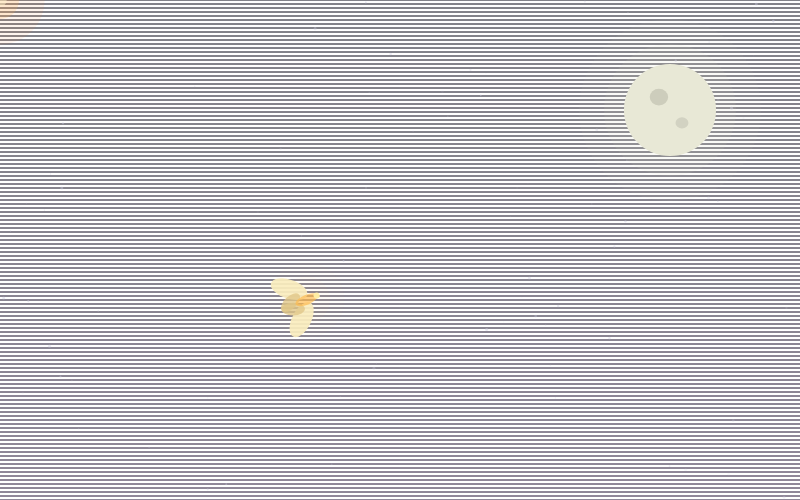
Frame 1 (no input)
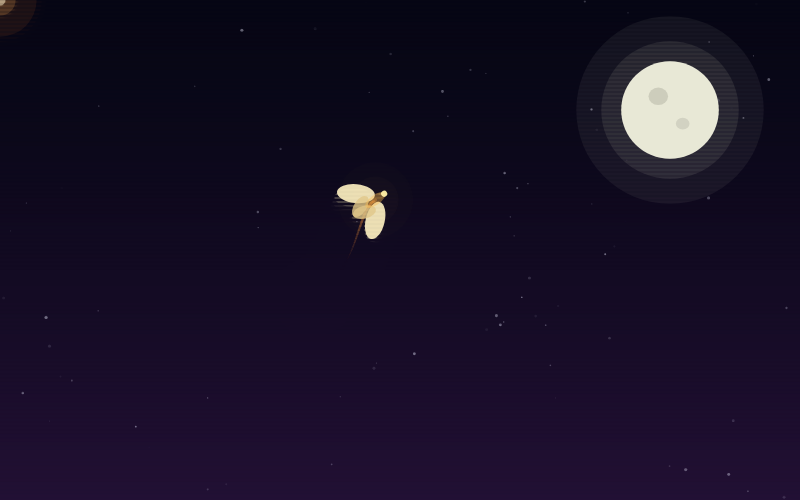
Frame 60 (no input)
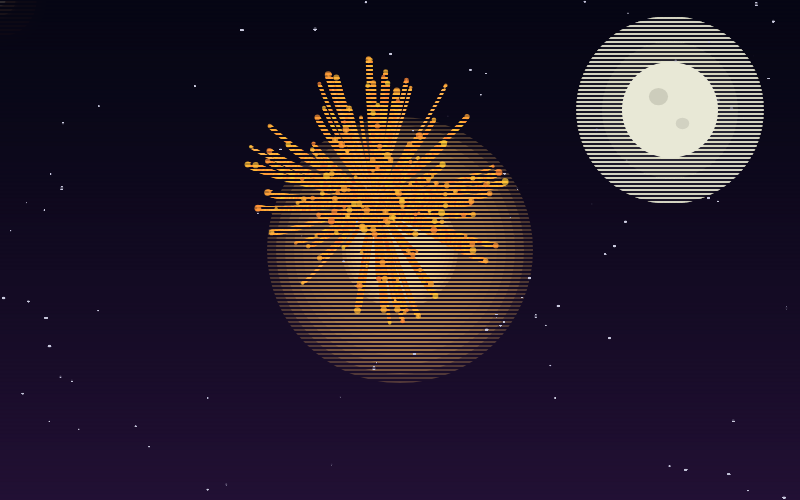
Frame 120 (the mouse pressed at the canvas centre since frame 60)

The p5.js sketch that drew these frames (run headless with seeded random() and noise() and a simulated clock; from frame 60 on, the mouse is pressed at the canvas centre):

// p5.js sketch
// ── sketch.js
let moth;
let embers = [];
let stars = [];
let trail = [];
let state = "drift";
let timer = 0;
let off;

function setup() {
  createCanvas(800, 500);
  off = random(1000);
  moth = spawnMoth();
  for (let i = 0; i < 90; i++) {
    stars.push({
      x: random(width),
      y: random(height),
      r: random(0.5, 1.6),
      ph: random(TWO_PI)
    });
  }
}

function spawnMoth() {
  return {
    x: random(width * 0.3, width * 0.7),
    y: random(height * 0.3, height * 0.7),
    vx: 0,
    vy: 0,
    size: random(15, 24),
    hue: random(18, 42),
    flap: random(1000)
  };
}

function draw() {
  drawSky();
  drawStars();
  drawMoon();

  if (state == "drift") {
    moveMoth();
    drawMoth();
    if (dist(moth.x, moth.y, mouseX, mouseY) < 140) state = "orbit";
  } else if (state == "orbit") {
    moveMoth();
    drawMoth();
    if (dist(moth.x, moth.y, mouseX, mouseY) > 260) state = "drift";
  } else {
    updateBurn();
  }

  if (state != "burn") drawFlame();
}

function drawSky() {
  for (let y = 0; y <= height; y += 4) {
    let t = pow(y / height, 1.3);
    let r = lerp(6, 34, t);
    let g = lerp(6, 16, t);
    let b = lerp(20, 52, t);
    stroke(r, g, b);
    line(0, y, width, y);
  }
  noStroke();
}

function drawStars() {
  for (let st of stars) {
    let tw = 55 + 55 * sin(frameCount * 0.05 + st.ph);
    fill(205, 205, 225, tw);
    circle(st.x, st.y, st.r * 2);
  }
}

function drawMoon() {
  let mp = 92 + sin(frameCount * 0.02) * 6;
  let mx = width - 130, my = 110;
  fill(215, 215, 195, 14);
  circle(mx, my, mp + 90);
  fill(215, 215, 195, 22);
  circle(mx, my, mp + 40);
  fill(232, 232, 214);
  circle(mx, my, mp);
  fill(205, 205, 188);
  ellipse(mx - mp * 0.12, my - mp * 0.14, mp * 0.2, mp * 0.18);
  fill(210, 210, 194);
  ellipse(mx + mp * 0.13, my + mp * 0.14, mp * 0.14, mp * 0.12);
}

function drawFlame() {
  let fl = 1 + sin(frameCount * 0.9) * 0.15;
  fill(255, 130, 40, 20);
  circle(mouseX, mouseY, 80 * fl);
  fill(255, 175, 80, 50);
  circle(mouseX, mouseY, 34 * fl);
  fill(255, 240, 200, 130);
  circle(mouseX, mouseY, 12 * fl);
}

function moveMoth() {
  let d = dist(moth.x, moth.y, mouseX, mouseY);

  let tx, ty;
  if (state == "orbit") {
    tx = mouseX;
    ty = mouseY;
  } else {
    tx = width - 130;
    ty = 110;
  }

  let pull = map(d, 0, 400, 2.2, 0.35, true);
  let dx = tx - moth.x;
  let dy = ty - moth.y;
  let len = sqrt(dx * dx + dy * dy) + 0.001;
  dx = dx / len * pull;
  dy = dy / len * pull;

  let wobAmt = 0.8;
  if (state == "orbit") wobAmt = map(d, 0, 300, 2.0, 0.7, true);

  let wx = map(noise(off, frameCount * 0.03), 0, 1, -wobAmt, wobAmt);
  let wy = map(noise(off + 99, frameCount * 0.03), 0, 1, -wobAmt, wobAmt);

  moth.vx += dx + wx;
  moth.vy += dy + wy;

  let maxSpd = 2.2;
  if (state == "orbit") maxSpd = 4.2;
  let spd = sqrt(moth.vx * moth.vx + moth.vy * moth.vy);
  if (spd > maxSpd) {
    moth.vx = moth.vx / spd * maxSpd;
    moth.vy = moth.vy / spd * maxSpd;
  }

  moth.x += moth.vx;
  moth.y += moth.vy;

  trail.push({ x: moth.x, y: moth.y });
  if (trail.length > 32) trail.shift();
}

function drawMoth() {
  let breathe = 0.72 + sin(frameCount * 0.08) * 0.28;
  let flap = sin(frameCount * 0.32 + moth.flap);
  let ang = atan2(moth.vy, moth.vx) + HALF_PI;

  for (let i = 1; i < trail.length; i++) {
    stroke(255, 150, 60, map(i, 0, trail.length, 0, 80));
    strokeWeight(map(i, 0, trail.length, 1, 3.5));
    line(trail[i - 1].x, trail[i - 1].y, trail[i].x, trail[i].y);
  }
  noStroke();

  push();
  translate(moth.x, moth.y);
  rotate(ang);
  colorMode(HSB, 360, 100, 100, 255);

  fill(moth.hue, 78, 100, 5 * breathe);
  circle(0, 0, moth.size * 4.2);
  fill(moth.hue, 75, 100, 9 * breathe);
  circle(0, 0, moth.size * 2.6);

  let s = moth.size;
  let w1 = 0.5 + flap * 0.4;
  let w2 = 0.5 + sin(frameCount * 0.32 + moth.flap - 0.6) * 0.35;

  fill(moth.hue + 10, 24, 98, 235);
  push();
  rotate(-w1);
  ellipse(-s * 1.1, -s * 0.25, s * 2.1, s * 1.05);
  pop();
  push();
  rotate(w1);
  ellipse(s * 1.1, -s * 0.25, s * 2.1, s * 1.05);
  pop();

  fill(moth.hue + 5, 39, 88, 200);
  push();
  rotate(-w2 - 0.35);
  ellipse(-s * 0.75, s * 0.5, s * 1.3, s * 0.7);
  pop();
  push();
  rotate(w2 + 0.35);
  ellipse(s * 0.75, s * 0.5, s * 1.3, s * 0.7);
  pop();

  fill(moth.hue, 70, 100, 230 * breathe);
  ellipse(0, 0, s * 0.55, s * 1.3);
  fill(moth.hue + 12, 35, 100, 245);
  circle(0, -s * 0.6, s * 0.34);

  colorMode(RGB);
  pop();
}

function updateBurn() {
  timer--;
  if (timer > 192) {
    let t = timer - 192;
    fill(255, 190, 100, t * 9);
    circle(width / 2, height / 2, 140 + t * 18);
    fill(255, 230, 170, t * 14);
    circle(width / 2, height / 2, 60 + t * 8);
  }
  for (let i = embers.length - 1; i >= 0; i--) {
    let e = embers[i];
    if (timer < 90) {
      e.vx += (width / 2 - e.x) * 0.0026;
      e.vy += (height / 2 - e.y) * 0.0026;
    }
    e.vy -= 0.008;
    e.x += e.vx;
    e.y += e.vy;
    e.vx *= 0.963;
    e.vy *= 0.963;
    e.life -= 1.3;

    let a = constrain(e.life, 0, 255);
    if (e.streak) {
      stroke(255, 180, 80, a);
      strokeWeight(2);
      line(e.x, e.y, e.x - e.vx * 4, e.y - e.vy * 4);
      noStroke();
    }
    fill(255, random(130, 205), 55, a);
    circle(e.x, e.y, e.r * 2);

    if (e.life <= 0) embers.splice(i, 1);
  }
  if (timer <= 0) {
    embers = [];
    moth = spawnMoth();
    moth.x = width / 2;
    moth.y = height / 2;
    trail = [];
    state = "drift";
  }
}

function mousePressed() {
  if (state == "burn") return;
  state = "burn";
  timer = 200;
  for (let i = 0; i < 160; i++) {
    let ang = random(TWO_PI);
    let spd = random(0.8, 5.5);
    embers.push({
      x: moth.x,
      y: moth.y,
      vx: cos(ang) * spd,
      vy: sin(ang) * spd,
      life: 255,
      r: random(1.5, 3.5),
      streak: random() < 0.25
    });
  }
  trail = [];
}

// ── style.css
body {
  margin: 0;
  background: #0d0d1c;
  color: #e8e2d5;
  font-family: Georgia, "Times New Roman", serif;
}

#title-wrapper {
  text-align: center;
  padding: 40px 20px 10px;
}

.headline {
  font-size: 52px;
  letter-spacing: 4px;
  margin: 0;
  color: #f07a2e;
  text-shadow: 0 0 30px rgba(240, 122, 46, 0.35);
}

#main-wrapper {
  max-width: 900px;
  margin: 0 auto;
  padding: 20px;
}

main {
  display: flex;
  justify-content: center;
  padding: 10px 0 30px;
}

main canvas {
  border-radius: 8px;
  box-shadow: 0 0 60px rgba(240, 122, 46, 0.12);
}

.two-columns {
  display: flex;
  gap: 40px;
  margin-bottom: 30px;
}

.left, .right {
  flex: 1;
}

h3 {
  margin-bottom: 4px;
  letter-spacing: 1px;
}

.red { color: #e0655a; }
.green { color: #8fc98f; }
.yellow { color: #f0c060; font-weight: bold; }

p, li {
  line-height: 1.65;
  font-size: 16px;
}

ul {
  padding-left: 20px;
}

.one-column {
  border-top: 1px solid #2a2a40;
  padding-top: 20px;
}

.one-column p {
  text-align: justify;
}

.one-column .yellow {
  display: inline-block;
  margin-top: 14px;
  margin-right: 6px;
}

#footer {
  text-align: center;
  padding: 24px;
  font-size: 14px;
  color: #8f8f9e;
}

#home {
  text-align: center;
  padding-bottom: 40px;
}

#home a {
  color: #f07a2e;
  text-decoration: none;
  border: 1px solid #f07a2e;
  padding: 8px 22px;
  border-radius: 20px;
  font-size: 14px;
  letter-spacing: 1px;
}

#home a:hover {
  background: #f07a2e;
  color: #0d0d1c;
}
